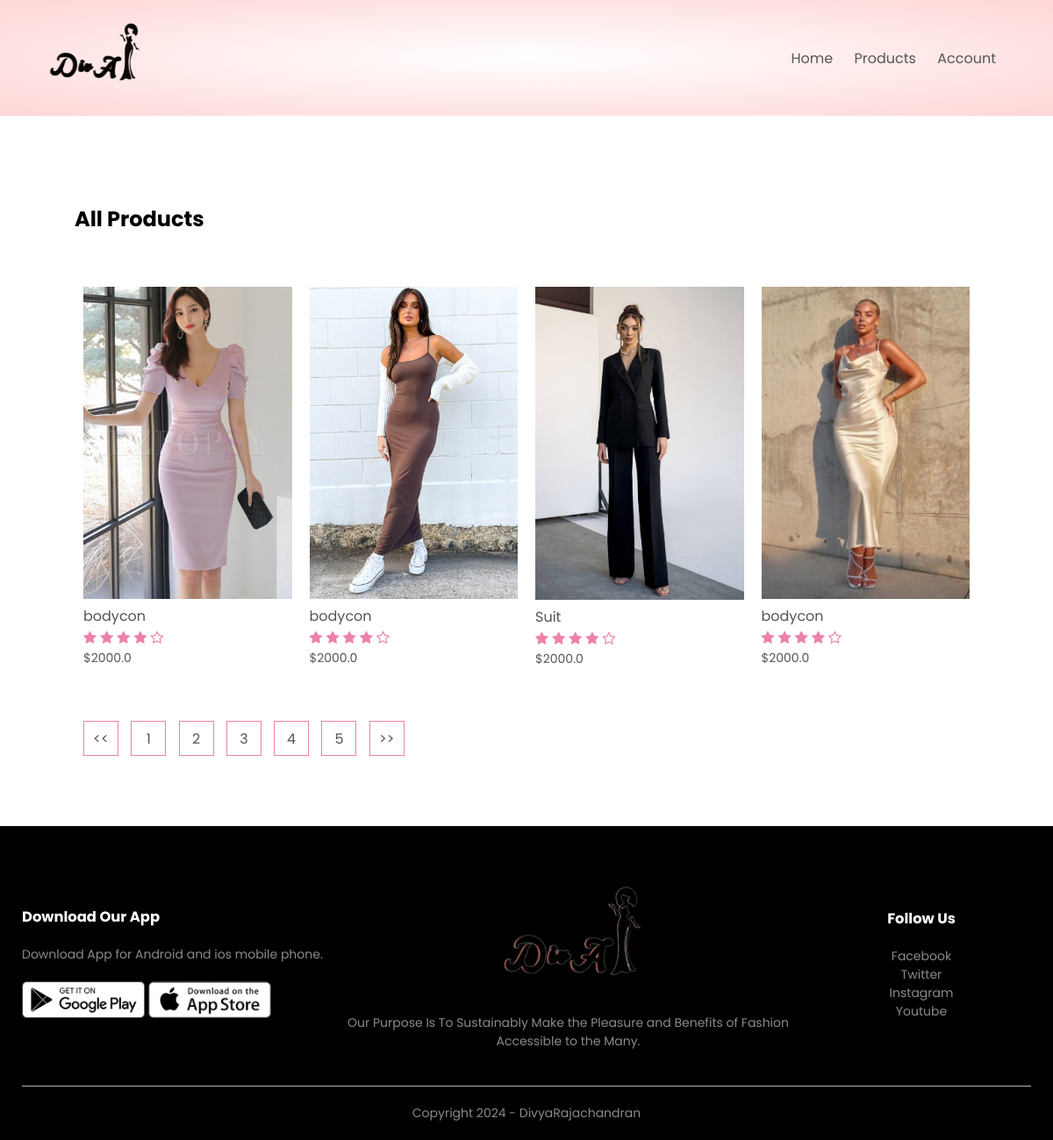
Screenshot of /product_list?page=3 with the database file from the repository.
### products/models.py (models this page shows, shortened)
class Product(models.Model):
    LIVE=1
    DELETE=0
    DELETE_CHOICES=((LIVE,'Live'),(DELETE,'Delete'))
    title=models.CharField(max_length=200)
    price=models.FloatField()
    description=models.TextField()
    image=models.ImageField(upload_to='media/')
    priority=models.IntegerField(default=0)
    delete_status=models.IntegerField(choices=DELETE_CHOICES,default=LIVE)
    Created_at=models.DateTimeField(auto_now_add=True)
    updated_at=models.DateTimeField(auto_now=True)

### products/views.py (the view)
# urls.py: path('product_list',views.list_products,name='list_product'),
def list_products(request):
    page=1
    if request.GET:
        page=request.GET.get('page',1)
    product_list=Product.objects.order_by('priority')
    product_paginator=Paginator(product_list,4)
    product_list=product_paginator.get_page(page)
    context={'products': product_list}
    return render(request,'products.html',context)

### products/templatetags/chunks.py (called while the page is built)
@register.filter(name='chunks')
def chunks(list_data,chunk_size):
    chunk=[]
    i=0
    for data in list_data:
        chunk.append(data)
        i=i+1
        if i==chunk_size:
            yield chunk
            i=0
            chunk=[]
    if chunk:
        yield chunk

### templates/products.html
{% extends 'blank_layout.html'%}
{% block content %}
{% include 'products_list.html'%}
{% endblock content %}

### templates/products_list.html
{% load static %}
{% load chunks %}
<div class="small-container">
    <div class="row row-2">
        <h2>All Products</h2>
    </div>
    {% for product_chunks in products|chunks:4 %}
    <div class="row">
        {% for product in product_chunks %}
        <div class="col-4">
            <a href="{% url 'detail_product' product.id %}"> <img src="{{ product.image.url }}"> </a>
            <h4>{{ product.title }}</h4>
            <div class="rating">
                <i class="fa fa-star"></i>
                <i class="fa fa-star"></i>
                <i class="fa fa-star"></i>
                <i class="fa fa-star"></i>
                <i class="fa fa-star-o"></i>
            </div>
            <p>${{ product.price }}</p>
        </div>
      {% endfor %}
    </div>
    {% endfor %}
    <div class="page-btn">
        {% if products.has_previous %}
        <a href="?page={{products.previous_page_number}}"><span><<</span></a>
        {% endif %}
        {% for i in products.paginator.page_range %}
        <a href="?page={{i}}"><span>{{i}}</span></a>
        {% endfor %}
        {% if products.has_next %}
        <a href="?page={{products.next_page_number}}"><span>>></span></a>
        {% endif %}
    </div>
</div>

### static/css/style.css (style rules this page uses)
* { margin: 0; padding: 0; box-sizing: border-box; }
body { font-family: 'Poppins', sans-serif; }
a { text-decoration: none; color: #555; }
p { color: #555; }
.row { display: flex; align-items: center; flex-wrap: wrap; justify-content: space-around; }
.small-container { max-width: 1080px; margin: auto; padding-left: 25px; padding-right: 25px; }
.col-4 { flex-basis: 25%; padding: 10px; min-width: 200px; margin-bottom: 50px; transition: transform 0.5s; }
.col-4 img { width: 100%; }
h4 { color: #555; font-weight: normal; }
.col-4 p { font-size: 14px; }
.rating .fa { color: #ec81aa; }
.row-2 { justify-content: space-between; margin: 100px auto 50px; }
.page-btn { margin: 0 auto 80px; }
.page-btn span { display: inline-block; border: 1px solid #ec81aa; margin-left: 10px; width: 40px; height: 40px; text-align: center; line-height: 40px; cursor: pointer; }

### rows the page displays
Product: image (picture), title "bodycon", price "2000.0"
Product: image (picture), title "bodycon", price "2000.0"
Product: image (picture), title "Suit", price "2000.0"
Product: image (picture), title "bodycon", price "2000.0"

### other values shown
{{ i }} "1" "2" "3" "4" "5"
